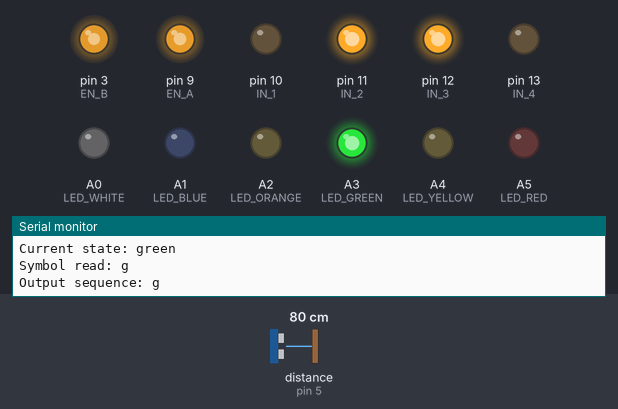
This sketch was run on a simulated Arduino Uno, built with avr-gcc and run on an emulated ATmega328P. On the bench: output pins drawn as LEDs (lit = HIGH), the last lines printed to the serial monitor. Wiring (inferred from the names in the program): ultrasonic range finder: trigger pin 6; echo pin 5. The inputs (shaded band) are chosen by the test bench; at power-on: distance to the obstacle (sensor on pin 5) 80 cm. The echo pulse lasts 58.3 µs per cm; pins used as bus, display or sensor lines are not drawn.

Above: at 0.1 s.
At 1.1 s:
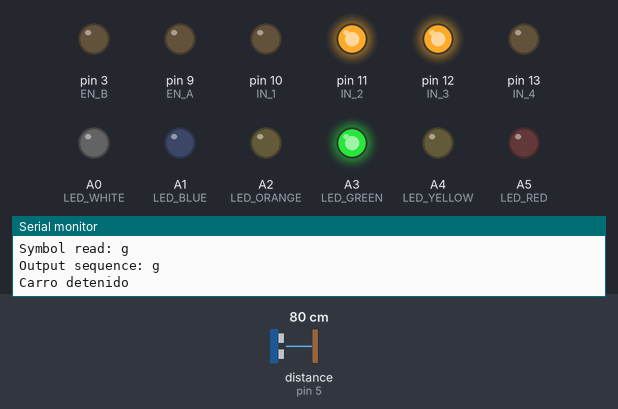
At 3.1 s:
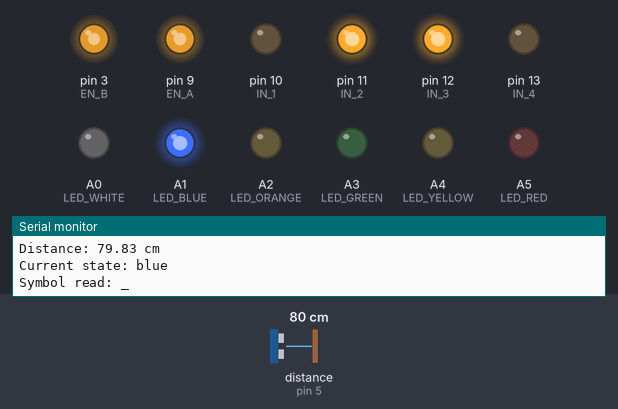
At 4.1 s:
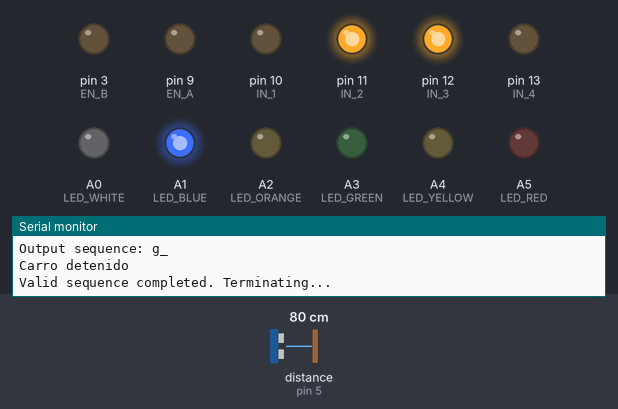
Timing chart, 0 to 5.6 s (numbered marks = the images above):
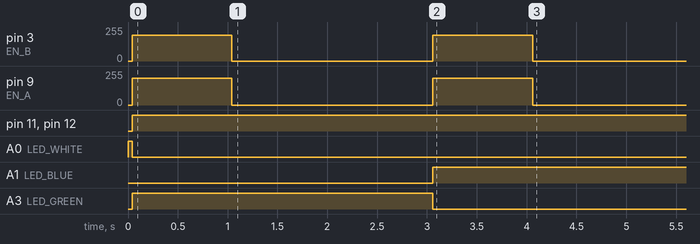

Measured:
- by itself, pin 3 (EN_B): alternates 193/255 for 1.0 s and 0/255 for 2.0 s, 4 changes in all, then stays 0/255
- by itself, pin 9 (EN_A): alternates 200/255 for 1.0 s and 0/255 for 2.0 s, 4 changes in all, then stays 0/255
- by itself, pin 11 (IN_2), pin 12 (IN_3): LOW → HIGH at 0.04 s
- by itself, A0 (LED_WHITE): HIGH → LOW at 0.04 s
- by itself, A1 (LED_BLUE): LOW → HIGH at 3.1 s
- by itself, A3 (LED_GREEN): LOW → HIGH at 0.04 s, → LOW 3.0 s later

The sketch:

carTm.ino
```cpp
// Import headers
#include "turingMachine.hpp"

/**
*
* Arduino pins configuration
*
**/

// Distance echo pins
#define TRIG_PIN 6
#define ECHO_PIN 5

// Led pins
#define LED_GREEN A3
#define LED_YELLOW A4
#define LED_RED A5
#define LED_BLUE A1
#define LED_ORANGE A2
#define LED_WHITE A0

// Engine pins
#define IN_1 10
#define IN_2 11
#define EN_A 9
#define IN_3 12
#define IN_4 13
#define EN_B 3

/**
*
* Variables
*
**/

// Debuging analog informacion
int val = 0;
int outputValue = 0;

// Global flag to track if program has completed
bool programTerminated = false;

// Create our Turing Machine instance
TM tm;

void setup() {
  Serial.begin(9600);
  //Distance sensor
  pinMode(TRIG_PIN, OUTPUT);
  pinMode(ECHO_PIN, INPUT);

  // Leds
  pinMode(LED_GREEN, OUTPUT);
  pinMode(LED_YELLOW, OUTPUT);
  pinMode(LED_RED, OUTPUT);
  pinMode(LED_BLUE, OUTPUT);
  pinMode(LED_ORANGE, OUTPUT);
  pinMode(LED_WHITE, OUTPUT);

  // Engines
  pinMode(IN_1, OUTPUT);
  pinMode(IN_2, OUTPUT);
  pinMode(EN_A, OUTPUT);
  pinMode(IN_3, OUTPUT);
  pinMode(IN_4, OUTPUT);
  pinMode(EN_B, OUTPUT);

  // Turn off all LEDs at start
  digitalWrite(LED_GREEN, LOW);
  digitalWrite(LED_YELLOW, LOW);
  digitalWrite(LED_RED, LOW);
  digitalWrite(LED_BLUE, LOW);
  digitalWrite(LED_ORANGE, LOW);
  digitalWrite(LED_WHITE, LOW);

  Serial.println("Turing Machine starting...");

  // Initial state is start - light up EMPTY LED
  digitalWrite(LED_WHITE, HIGH);
}

// Get distance reading from ultrasonic sensor
float readDistance() {
  digitalWrite(TRIG_PIN, LOW);
  delayMicroseconds(2);
  digitalWrite(TRIG_PIN, HIGH);
  delayMicroseconds(10);
  digitalWrite(TRIG_PIN, LOW);

  long duration = pulseIn(ECHO_PIN, HIGH, 30000);  // 30ms timeout
  float cm = (duration / 2.0) / 29.1;
  return cm;
}

// Update LEDs based on the current STATE, not symbol
void updateLEDs(String currentState) {
  // Turn off all LEDs first
  digitalWrite(LED_GREEN, LOW);
  digitalWrite(LED_YELLOW, LOW);
  digitalWrite(LED_RED, LOW);
  digitalWrite(LED_BLUE, LOW);
  digitalWrite(LED_ORANGE, LOW);
  digitalWrite(LED_WHITE, LOW);

  // Turn on appropriate LED based on state
  if (currentState == "white") {
    // Start state - empty LED
    digitalWrite(LED_WHITE, HIGH);
  } else if (currentState == "green") {
    // State a - LED A
    digitalWrite(LED_GREEN, HIGH);
  } else if (currentState == "yellow") {
    // State b - LED B
    digitalWrite(LED_YELLOW, HIGH);
  } else if (currentState == "red") {
    // State c - LED C
    digitalWrite(LED_RED, HIGH);
  } else if (currentState == "blue") {
    // Halt state - VALID LED
    digitalWrite(LED_BLUE, HIGH);
  } else if (currentState == "orange") {
    // Reject state - INVALID LED
    digitalWrite(LED_ORANGE, HIGH);
  }
}

void moveCar(int seconds) {
  // Move direction
  digitalWrite(IN_1, LOW);
  digitalWrite(IN_2, HIGH);
  digitalWrite(IN_3, HIGH);
  digitalWrite(IN_4, LOW);

  // Velocity
  analogWrite(EN_A, 200);
  analogWrite(EN_B, 193.3);

  // Start timer of movement
  unsigned long startTime = millis();

  // Continuar moviendo hasta que se cumpla el tiempo
  while (millis() - startTime < seconds * 1000) {}

  // Stop movement
  analogWrite(EN_A, 0);
  analogWrite(EN_B, 0);

  Serial.println("Carro detenido");
}

void loop() {
  // If already terminated, don't do anything
  if (programTerminated) {
    return;
  }

  // If already halted, show the state and stop processing
  if (tm.isHalted()) {
    // Check if rejected due to 'abc' detection
    if (tm.isRejected()) {
      // Update LEDs for reject state
      updateLEDs("orange");
      Serial.println("Machine halted - sequence rejected (abc found)");

      // Mark program as terminated to prevent further execution
      programTerminated = true;
    } else {
      // Update LEDs for halt state
      updateLEDs("blue");
      Serial.println("Machine halted - sequence accepted");

      // Mark program as terminated to prevent further execution
      programTerminated = true;
    }
    return;
  }

  // Read distance from sensor
  float cm = readDistance();

  // Log the distance for debugging
  Serial.print("Distance: ");
  Serial.print(cm);
  Serial.println(" cm");

  // Process the distance in TM
  bool transitioned = tm.analyze(cm);

  if (transitioned) {
    String currentState = tm.getCurrentState();
    char currentSymbol = tm.getCurrentNodeChar();

    // Print current state and symbol
    Serial.print("Current state: ");
    Serial.println(currentState);
    Serial.print("Symbol read: ");
    Serial.println(currentSymbol);

    // Print the entire output sequence so far
    Serial.print("Output sequence: ");
    Serial.println(tm.getOutputString());

    // Update LEDs based on current STATE, not symbol
    updateLEDs(currentState);

    moveCar(1);

    // Check if we've halted
    if (tm.isHalted()) {
      // Handle termination in the next loop iteration
      if (tm.isRejected()) {
        Serial.println("ABC pattern detected! Terminating...");
      } else {
        Serial.println("Valid sequence completed. Terminating...");
      }
    }
  }

  // Add a delay between readings
  delay(2000);
}
```

node.hpp
```cpp
#ifndef NODE_HPP
#define NODE_HPP
#define MAX_TRANSITIONS 4  // Maximum number of transitions per state
#define MAX_OUTPUT_SIZE 100 // Maximum output sequence size

// Node class definition
class Node {
public:
  // Transition structure
  struct Transition {
    float minRange;
    float maxRange;
    Node* nextNode;
    bool isValid;

    Transition() : minRange(0), maxRange(0), nextNode(nullptr), isValid(false) {}
  };

  // Attributes
  Transition transitions[MAX_TRANSITIONS];
  int transitionCount;
  bool isFinal;
  bool isReject;  // Flag to indicate a reject state

  // Constructor
  Node(bool isFinal, bool isReject = false) : transitionCount(0), isFinal(isFinal), isReject(isReject) {
    // Initialize transitions
    for (int i = 0; i < MAX_TRANSITIONS; i++) {
      transitions[i].isValid = false;
    }
  }

  // Adding range distance and reference node for transition
  void addTransition(float range[2], Node* node) {
    if (transitionCount < MAX_TRANSITIONS) {
      transitions[transitionCount].minRange = range[0];
      transitions[transitionCount].maxRange = range[1];
      transitions[transitionCount].nextNode = node;
      transitions[transitionCount].isValid = true;
      transitionCount++;
    }
  }

  // Getting next node from a distance given, if not returning null
  Node* getNextNode(float distance) {
    for (int i = 0; i < MAX_TRANSITIONS; i++) {
      if (transitions[i].isValid &&
          distance > transitions[i].minRange &&
          distance <= transitions[i].maxRange) {
        return transitions[i].nextNode;
      }
    }
    return nullptr;
  }
};

#endif
```

turingMachine.hpp
```cpp
#ifndef TM_HPP
#define TM_HPP

#include "node.hpp"
#include <Arduino.h>
// Turing Machine class
class TM {
private:
  // Declaring all nodes
  Node *w;
  Node *g;
  Node *y;
  Node *r;
  Node *b;
  Node *o; // New reject state for "abc" detection
  Node *currentNode;

  // Output array
  char output[MAX_OUTPUT_SIZE];
  int outputCount;

public:
  TM() {
    // Create nodes
    w = new Node(false);
    g = new Node(false);
    y = new Node(false);
    r = new Node(false);
    b = new Node(true, false); // Final accepted state
    o = new Node(true, true);  // Final rejected state
    currentNode = w;
    outputCount = 0;

    // Transition range distance
    float aTransition[2] = {0.0, 20.0};
    float bTransition[2] = {20.0, 40.0};
    float cTransition[2] = {40.0, 60.0};
    float spaceTransition[2] = {60.0, 200.0};

    // Node start transition
    w->addTransition(spaceTransition, g);

    // Node a transitions
    g->addTransition(aTransition, y);
    g->addTransition(bTransition, g);
    g->addTransition(cTransition, g);
    g->addTransition(spaceTransition, b);

    // Node b transitions
    y->addTransition(aTransition, y);
    y->addTransition(bTransition, r);
    y->addTransition(cTransition, g);
    y->addTransition(spaceTransition, b);

    // Node c transitions
    r->addTransition(aTransition, y);
    r->addTransition(bTransition, g);
    r->addTransition(cTransition, o);
    r->addTransition(spaceTransition, b);
  }

  // Returns the current node as a character
  char getCurrentNodeChar() {
    if (currentNode == g)
      return 'g';
    else if (currentNode == y)
      return 'y';
    else if (currentNode == r)
      return 'r';
    else if (currentNode == b || currentNode == o)
      return '_';
    else
      return '?';
  }

  // Returns the current state as a string
  String getCurrentState() {
    if (currentNode == w)
      return "white";
    else if (currentNode == g)
      return "green";
    else if (currentNode == y)
      return "yellow";
    else if (currentNode == r)
      return "red";
    else if (currentNode == b)
      return "blue";
    else if (currentNode == o)
      return "orange";
    else
      return "unknown";
  }

  bool analyze(float distance) {
    Node *nextNode = currentNode->getNextNode(distance);
    if (nextNode != nullptr) {
      currentNode = nextNode;
      char currentSymbol = getCurrentNodeChar();

      if (outputCount < MAX_OUTPUT_SIZE) {
        output[outputCount++] = currentSymbol;
      }

      return true;
    }
    return false;
  }

  // Check if the machine has halted
  bool isHalted() { return currentNode->isFinal; }

  // Check if the machine has rejected the input
  bool isRejected() { return currentNode->isReject; }

  // Get the complete output string so far
  String getOutputString() {
    String result = "";
    for (int i = 0; i < outputCount; i++) {
      result += output[i];
    }
    return result;
  }
};

#endif
```
